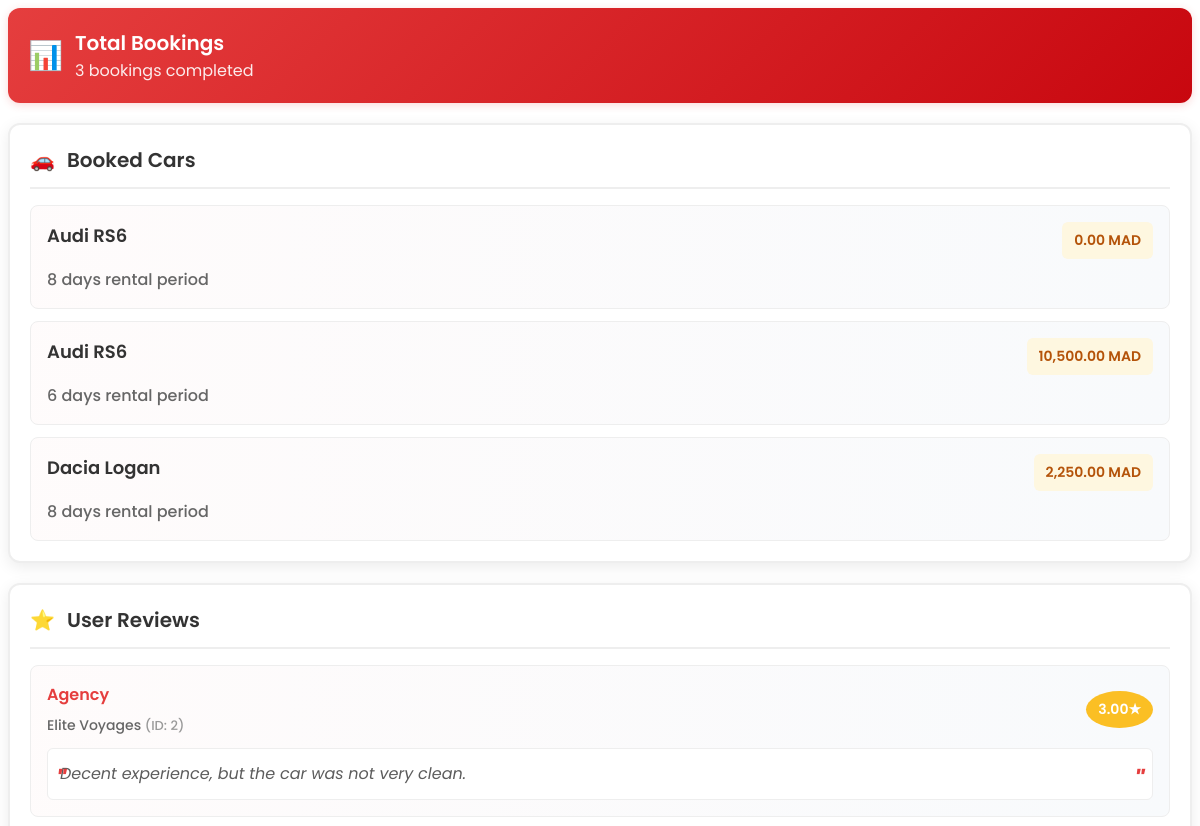
The app's page /api/dashboard/AdminDash/user_details.php?user_id=7 (upper part), older data.
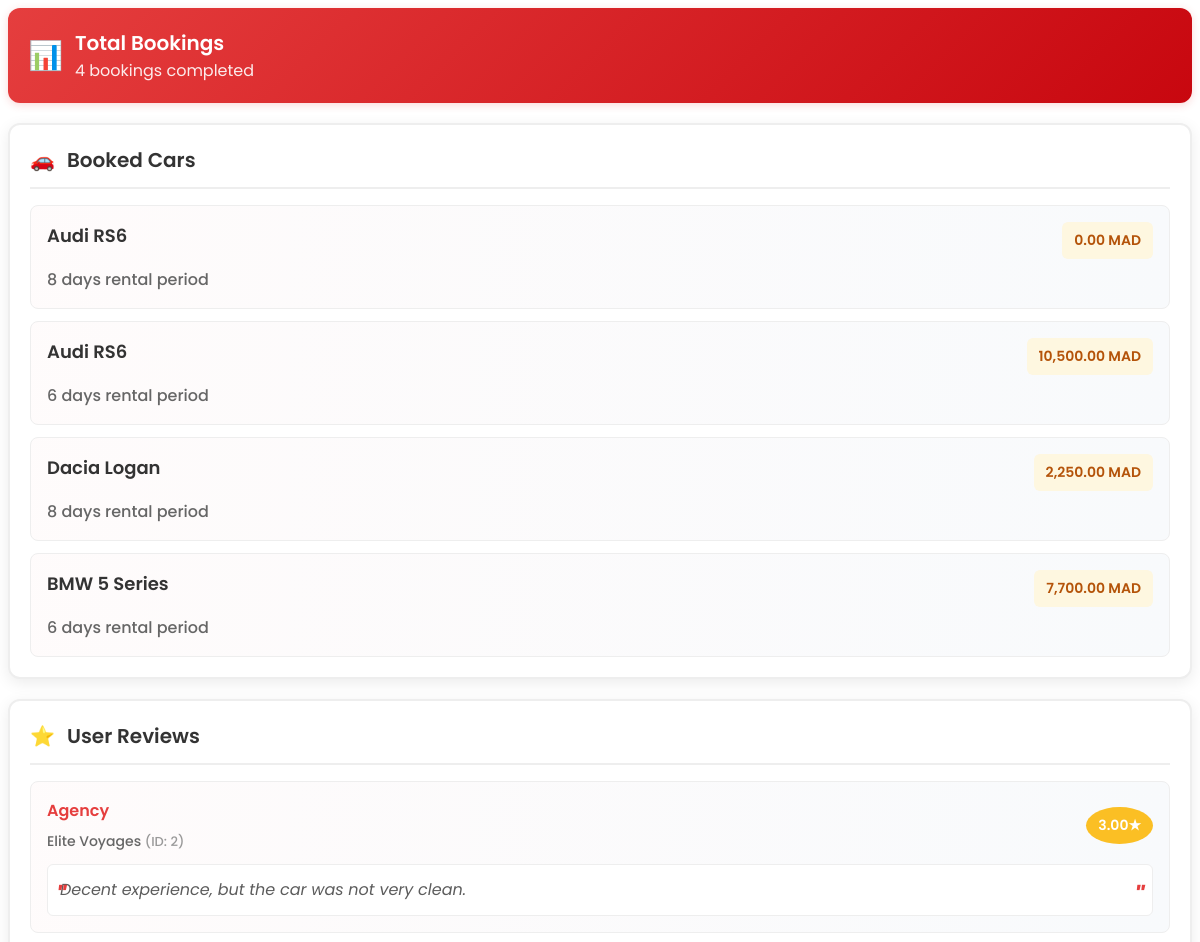
The same page, newer data.
### tables this page shows
CREATE TABLE `booking` (
  `booking_id` int(11) NOT NULL,
  `user_id` int(11) NOT NULL,
  `car_id` int(11) NOT NULL,
  `booking_date` date NOT NULL,
  `status` varchar(15) DEFAULT 'waiting' CHECK (`status` in ('waiting','reserved','canceled','completed')),
  `start_date` date NOT NULL,
  `end_date` date NOT NULL,
  `total_price` decimal(10,2) NOT NULL
);

CREATE TABLE `car` (
  `car_id` int(11) NOT NULL,
  `agency_id` int(11) NOT NULL,
  `car_name` varchar(150) NOT NULL,
  `car_rating` decimal(3,2) NOT NULL,
  `description` text NOT NULL,
  `model` varchar(100) NOT NULL,
  `places` int(11) NOT NULL,
  `brand` varchar(100) NOT NULL,
  `price_per_day` decimal(10,2) NOT NULL,
  `car_type` varchar(150) NOT NULL,
  `availability_status` enum('available','booked') DEFAULT 'available',
  `image_url` varchar(255) NOT NULL,
  `car_fuel` enum('Diesel','Gasoline','Hybrid','Electrical') DEFAULT NULL,
  `kilometers` int(11) NOT NULL,
  `isAutomatic` tinyint(1) NOT NULL DEFAULT 0,
  `status` enum('active','blocked') NOT NULL DEFAULT 'active'
);

### api/dashboard/AdminDash/functions.php (called while the page is built, shortened)
<?php
require_once 'config.php';
function getUserTotalBookings($user_id)
{
    global $pdo;
    $stmt = $pdo->prepare("SELECT COUNT(*) FROM booking WHERE user_id = :user_id");
    $stmt->bindParam(':user_id', $user_id, PDO::PARAM_INT);
    $stmt->execute();
    return $stmt->fetchColumn() ?? 0;
}
function getUserBookedCars($user_id)
{
    global $pdo;
    $stmt = $pdo->prepare("
        SELECT c.car_name, DATEDIFF(b.end_date, b.start_date) AS days, b.total_price
        FROM booking b
        JOIN car c ON b.car_id = c.car_id
        WHERE b.user_id = :user_id
    ");
    $stmt->bindParam(':user_id', $user_id, PDO::PARAM_INT);
    $stmt->execute();
    return $stmt->fetchAll(PDO::FETCH_ASSOC);
}
function getUserReviews($user_id) {
    global $pdo;
    $stmt = $pdo->prepare("
        SELECT 'Agency' AS type, a.name AS target, a.agency_id AS entity_id, ar.rating, ar.review_text
        FROM agency_review ar
        JOIN agency a ON ar.agency_id = a.agency_id
        WHERE ar.user_id = :uid1
        UNION
        SELECT 'Car', c.car_name AS target, c.car_id AS entity_id, cr.rating, cr.review_text
        FROM car_review cr
        JOIN car c ON cr.car_id = c.car_id
        WHERE cr.user_id = :uid2
    ");
    $stmt->bindParam(':uid1', $user_id, PDO::PARAM_INT);
    $stmt->bindParam(':uid2', $user_id, PDO::PARAM_INT);
    $stmt->execute();
    return $stmt->fetchAll(PDO::FETCH_ASSOC);
}
?>

### api/dashboard/AdminDash/user_details.php (the view, shortened to what this page needs)
<?php
require_once 'functions.php';
$user_id = (int) $_GET['user_id'];
$totalBookings = getUserTotalBookings($user_id);
$bookings = getUserBookedCars($user_id);
$reviews = getUserReviews($user_id);
?>
<!DOCTYPE html>
<html lang="en">
<head>
    <link rel="stylesheet" href="css/user_details.css">
</head>
<body>
    <div class="user-details-container">
        <div class="stats-overview">
            <div class="stats-icon">📊</div>
            <div class="stats-content">
                <h3>Total Bookings</h3>
                <p><?= $totalBookings ?> bookings completed</p>
            </div>
        </div>
        <div class="section">
            <div class="section-header">
                <div class="section-icon">🚗</div>
                <h4 class="section-title">Booked Cars</h4>
            </div>
            <?php if ($bookings): ?>
                <ul class="bookings-list">
                    <?php foreach ($bookings as $b): ?>
                        <li class="booking-item">
                            <div class="booking-header">
                                <h5 class="car-name"><?= htmlspecialchars($b['car_name']) ?></h5>
                                <span class="booking-price"><?= number_format($b['total_price'], 2) ?> MAD</span>
                            </div>
                            <div class="booking-duration"><?= $b['days'] ?> days rental period</div>
                        </li>
                    <?php endforeach; ?>
                </ul>
            <?php endif; ?>
        </div>
        <div class="section">
            <div class="section-header">
                <div class="section-icon">⭐</div>
                <h4 class="section-title">User Reviews</h4>
            </div>
            <?php if ($reviews): ?>
                <ul class="reviews-list">
                    <?php foreach ($reviews as $r): ?>
                        <li class="review-item">
                            <div class="review-header">
                                <div class="review-type-target">
                                    <span class="review-type"><?= $r['type'] ?></span>
                                    <span class="review-target">
                                        <?= htmlspecialchars($r['target']) ?>
                                        <?php if (isset($r['entity_id'])): ?>
                                            <span style="color: var(--text-muted); font-size: 13px;">
                                                (ID: <?= $r['entity_id'] ?>)
                                            </span>
                                        <?php endif; ?>
                                    </span>
                                </div>
                                <div class="review-rating">
                                    <?= $r['rating'] ?>★
                                </div>
                            </div>
                            <div class="review-text">
                                <?= htmlspecialchars($r['review_text']) ?>
                            </div>
                        </li>
                    <?php endforeach; ?>
                </ul>
            <?php endif; ?>
        </div>
    </div>
</body>
</html>

Row changes from the older to the newer data that the page shows:
added booking: car.car_name "BMW 5 Series", total_price "7,700.00", days "6"
Text that changed along with them:
$totalBookings: "3" → "4"
